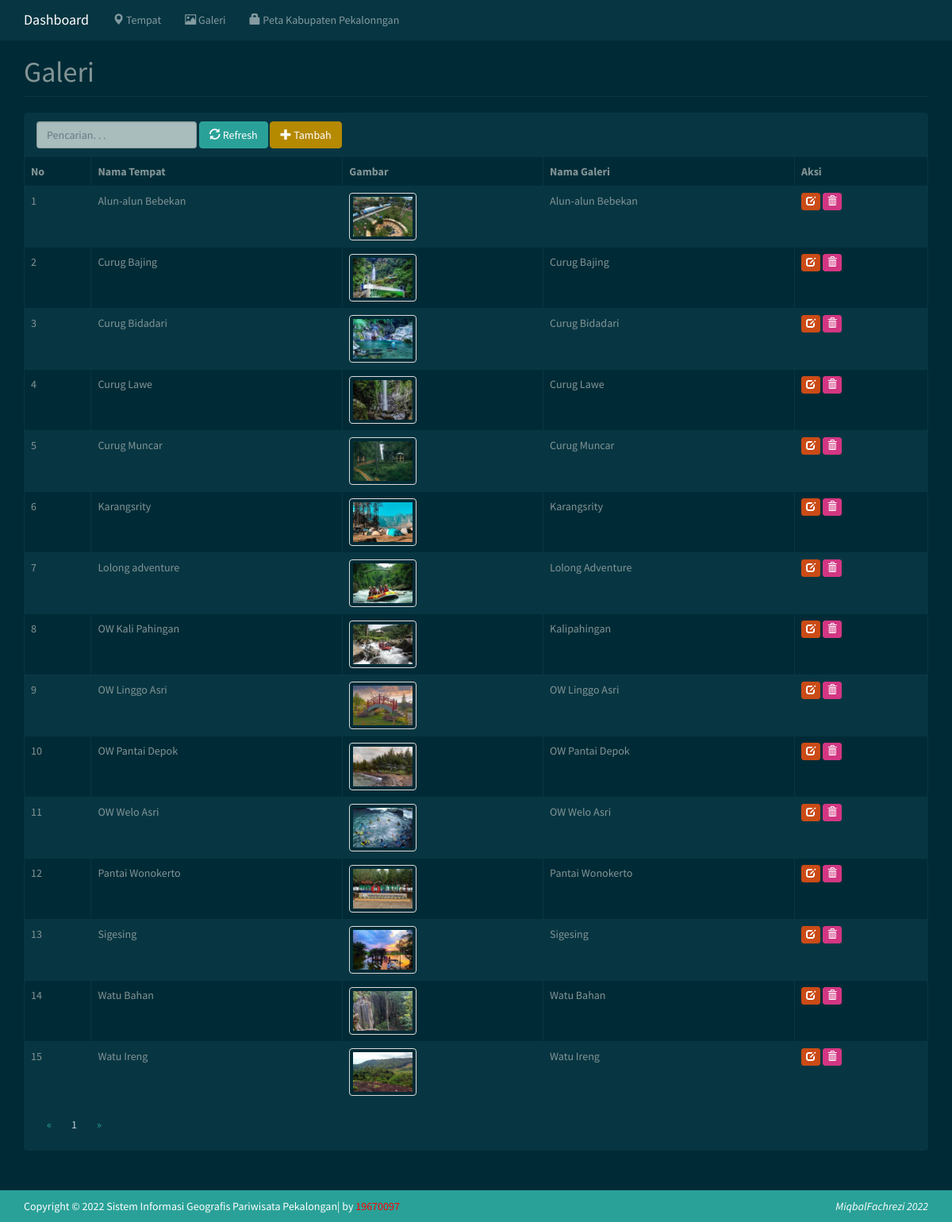
/?m=galeri (signed in), run on the app's committed database.
### tables this page shows
CREATE TABLE `tb_galeri` (
  `id_galeri` int(11) NOT NULL,
  `id_tempat` int(11) NOT NULL,
  `nama_galeri` varchar(255) NOT NULL,
  `gambar` varchar(255) NOT NULL,
  `ket_galeri` text NOT NULL
);

CREATE TABLE `tb_tempat` (
  `id_tempat` int(11) NOT NULL,
  `nama_tempat` varchar(255) DEFAULT NULL,
  `gambar` varchar(255) DEFAULT NULL,
  `lat` double DEFAULT NULL,
  `lng` double DEFAULT NULL,
  `lokasi` varchar(255) DEFAULT NULL,
  `keterangan` text DEFAULT NULL
);

### config.php (called while the page is built)
<?php
$config["server"]='localhost';
$config["username"]='root';
$config["password"]='';
$config["database_name"]='sig';

### includes/ez_sql_core.php (called while the page is built, shortened)
<?php
	class ezSQLcore
	{
		var $timers           = array();
		function get_host_port( $host, $default = false )
		{
			$port = $default;
			return array( $host, $port );
		}
		function flush()
		{
			$this->last_result = array();
		}
		function get_var($query=null,$x=0,$y=0)
		{
			if ( $query )
			{
				$this->query($query);
			}
			if ( $this->last_result[$y] )
			{
				$values = array_values(get_object_vars($this->last_result[$y]));
			}
			return (isset($values[$x]) && $values[$x]!=='')?$values[$x]:null;
		}
		function get_results($query=null, $output = OBJECT)
		{
			if ( $query )
			{
				$this->query($query);
			}
			if ( $output == OBJECT )
			{
				return $this->last_result;
			}
		}
		function timer_get_cur()
		{
			list($usec, $sec) = explode(" ",microtime());
			return ((float)$usec + (float)$sec);
		}
		function timer_start($timer_name)
		{
			$this->timers[$timer_name] = $this->timer_get_cur();
		}
		function timer_elapsed($timer_name)
		{
			return round($this->timer_get_cur() - $this->timers[$timer_name],2);
		}
	}

### functions.php (called while the page is built, shortened)
<?php
include dirname(__FILE__) . '/config.php';
include'includes/ez_sql_core.php';
include'includes/ez_sql_mysqli.php';
$db = new ezSQL_mysqli($config[username], $config[password], $config[database_name], $config[server]);
include'includes/general.php';
include'includes/paging.php';

### includes/general.php (called while the page is built, shortened)
<?php
function esc_field($str){
    if (!get_magic_quotes_gpc())
        return addslashes($str);
    else
        return $str;
}

### includes/ez_sql_mysqli.php (called while the page is built, shortened)
<?php
	$ezsql_mysqli_str = array
	(
		1 => 'Require $dbuser and $dbpassword to connect to a database server',
		2 => 'Error establishing mySQLi database connection. Correct user/password? Correct hostname? Database server running?',
		3 => 'Require $dbname to select a database',
		4 => 'mySQLi database connection is not active',
		5 => 'Unexpected error while trying to select database'
	);
	class ezSQL_mysqli extends ezSQLcore
	{
		function connect($dbuser='', $dbpassword='', $dbhost='localhost', $dbport=false)
		{
			global $ezsql_mysqli_str; $return_val = false;
			if ( ! $dbuser )
			{
				$this->register_error($ezsql_mysqli_str[1].' in '.__FILE__.' on line '.__LINE__);
				$this->show_errors ? trigger_error($ezsql_mysqli_str[1],E_USER_WARNING) : null;
			}
			else
			{
				$this->dbh = new mysqli($dbhost,$dbuser,$dbpassword, '', $dbport);
				if( $this->dbh->connect_errno )
				{
					$this->register_error($ezsql_mysqli_str[2].' in '.__FILE__.' on line '.__LINE__);
					$this->show_errors ? trigger_error($ezsql_mysqli_str[2],E_USER_WARNING) : null;
				}
				else
				{
					$return_val = true;
				}
			}
			return $return_val;
		}
		function query($query)
		{
			$return_val = 0;
			$query = trim($query);
			$this->result = @$this->dbh->query($query);
			if ( preg_match("/^(insert|delete|update|replace|truncate|drop|create|alter|begin|commit|rollback|set|lock|unlock|call)/i",$query) )
			{
				$is_insert = true;
				$this->rows_affected = @$this->dbh->affected_rows;
				if ( preg_match("/^(insert|replace)\s+/i",$query) )
				{
					$this->insert_id = @$this->dbh->insert_id;
				}
				$return_val = $this->rows_affected;
			}
			else
			{
				$is_insert = false;
				$i=0;
				$num_rows=0;
				while ( $row = @$this->result->fetch_object() )
				{
					$num_rows++;
				}
				$this->num_rows = $num_rows;
				$return_val = $this->num_rows;
			}
			return $return_val;
		}
	}

### galeri.php (the view, shortened to what this page needs)
<div class="page-header">
    <h1>Galeri</h1>
</div>
<div class="panel panel-default">
    <div class="panel-heading">
        <form class="form-inline">
            <div class="form-group">
                <input class="form-control" type="text" placeholder="Pencarian. . ." name="q" value="<?=$_GET['q']?>" />
            </div>
            <div class="form-group">
                <button class="btn btn-success"><span class="glyphicon glyphicon-refresh"></span> Refresh</button>
            </div>
            <div class="form-group">
                <a class="btn btn-primary" href="?m=galeri_tambah"><span class="glyphicon glyphicon-plus"></span> Tambah</a>
            </div>
        </form>
    </div>
    <div class="oxa">
        <table class="table table-bordered table-hover table-striped">
        <thead>
            <tr class="nw">
                <th>No</th>
                <th>Nama Tempat</th>
                <th>Gambar</th>
                <th>Nama Galeri</th>
                <th>Aksi</th>
            </tr>
        </thead>
        <?php
        $q = esc_field($_GET['q']);
        $pg = new Paging();
        $limit = 25;
        $offset = $pg->get_offset($limit, $_GET[page]);
        $rows = $db->get_results("SELECT g.*, t.nama_tempat
            FROM tb_galeri g INNER JOIN tb_tempat t ON t.id_tempat=g.id_tempat
            WHERE nama_tempat LIKE '%$q%' ORDER BY nama_tempat LIMIT $offset, $limit");
        $no = $offset;
        $jumrec = $db->get_var("SELECT COUNT(*)
            FROM tb_galeri g INNER JOIN tb_tempat t ON t.id_tempat=g.id_tempat
            WHERE nama_tempat LIKE '%$q%'");
        foreach($rows as $row):
        ?>
        <tr>
            <td><?=++$no?></td>
            <td><?=$row->nama_tempat?></td>
            <td><img class="thumbnail" src="assets/images/galeri/small_<?=$row->gambar?>" height="60" /></td>
            <td><?=$row->nama_galeri?></td>
            <td class="nw">
                <a class="btn btn-xs btn-warning" href="?m=galeri_ubah&ID=<?=$row->id_galeri?>"><span class="glyphicon glyphicon-edit"></span></a>
                <a class="btn btn-xs btn-danger" href="aksi.php?act=galeri_hapus&ID=<?=$row->id_galeri?>" onclick="return confirm('Hapus data?')"><span class="glyphicon glyphicon-trash"></span></a>
            </td>
        </tr>
        <?php endforeach;    ?>
        </table>
    </div>
    <div class="panel-footer">
        <ul class="pagination"><?=$pg->show("m=galeri&q=$_GET[q]&page=", $jumrec, $limit, $_GET[page])?></ul>
    </div>
</div>

### assets/css/general.css (style rules this page uses)
html { position: relative; min-height: 100%; }
body { margin-bottom: 70px; }
.nw { white-space: nowrap; }
.table .thumbnail { margin: 0; }
.panel-footer .pagination { margin: 0; }
.page-header { margin-top: 0; padding-bottom: 0; }
.page-header h1 { margin-top: 0; }
.oxa { overflow-x: auto; }
.panel .oxa { margin: -1px; }
.oxa .table { margin-bottom: 0; }
.panel .oxa .table thead tr:first-child th { border-bottom: 0; }

### data on the page
tb_galeri: id_tempat.nama_tempat "Alun-alun Bebekan", gambar (picture), nama_galeri "Alun-alun Bebekan"
tb_galeri: id_tempat.nama_tempat "Curug Bajing", gambar (picture), nama_galeri "Curug Bajing"
tb_galeri: id_tempat.nama_tempat "Curug Bidadari", gambar (picture), nama_galeri "Curug Bidadari"
tb_galeri: id_tempat.nama_tempat "Curug Lawe", gambar (picture), nama_galeri "Curug Lawe"
tb_galeri: id_tempat.nama_tempat "Curug Muncar", gambar (picture), nama_galeri "Curug Muncar"
tb_galeri: id_tempat.nama_tempat "Karangsrity", gambar (picture), nama_galeri "Karangsrity"
tb_galeri: id_tempat.nama_tempat "Lolong adventure", gambar (picture), nama_galeri "Lolong Adventure"
tb_galeri: id_tempat.nama_tempat "OW Kali Pahingan", gambar (picture), nama_galeri "Kalipahingan"
tb_galeri: id_tempat.nama_tempat "OW Linggo Asri", gambar (picture), nama_galeri "OW Linggo Asri"
tb_galeri: id_tempat.nama_tempat "OW Pantai Depok", gambar (picture), nama_galeri "OW Pantai Depok"
tb_galeri: id_tempat.nama_tempat "OW Welo Asri", gambar (picture), nama_galeri "OW Welo Asri"
tb_galeri: id_tempat.nama_tempat "Pantai Wonokerto", gambar (picture), nama_galeri "Pantai Wonokerto"
tb_galeri: id_tempat.nama_tempat "Sigesing", gambar (picture), nama_galeri "Sigesing"
tb_galeri: id_tempat.nama_tempat "Watu Bahan", gambar (picture), nama_galeri "Watu Bahan"
tb_galeri: id_tempat.nama_tempat "Watu Ireng", gambar (picture), nama_galeri "Watu Ireng"
